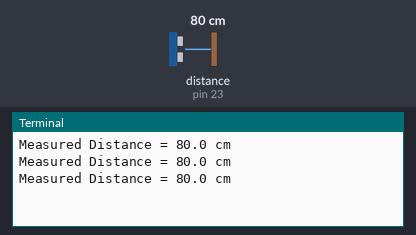
Simulated run of this program. Board: Raspberry Pi (header pin numbers). Shown: the last lines printed to the terminal. The test bench sets the inputs (shaded band); at power-on: distance to the obstacle (sensor on pin 23) 80 cm. The echo pulse lasts 58.3 µs per cm; the clock reads 2024-03-15 10:24:30 at power-on unless the program sets it.

Above: at 1.2 s.
1.3 s: distance to the obstacle (sensor on pin 23) set to 2 cm
At 1.9 s:
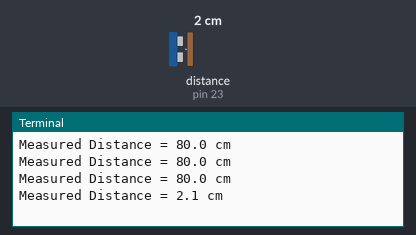
2.8 s: distance to the obstacle (sensor on pin 23) set to 4 cm
At 3.4 s:
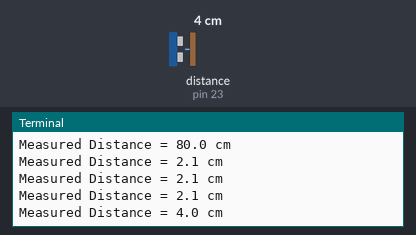
Timing chart, 0 to 5.8 s (numbered marks = the images above; inputs shaded):
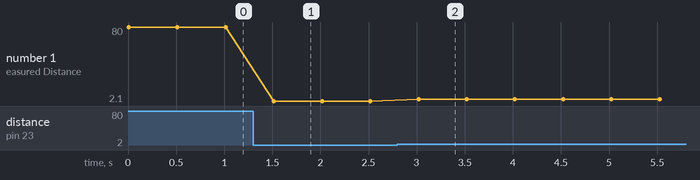

Measured:
- after the input at 1.3 s, the terminal: prints a new line after 0.22 s (image 1)
- after the input at 2.8 s, the terminal: prints a new line after 0.22 s (image 2)
- plotted number 1: 80 → 2.1 after the input at 1.3 s, 2.1 → 4 after the input at 2.8 s

The program:

ultrasonic.py
```python
import RPi.GPIO as GPIO
import time
#GPIO Mode (BOARD / BCM)
GPIO.setmode(GPIO.BOARD)
#set GPIO Pins
GPIO_TRIGGER = 21
GPIO_ECHO = 23
#set GPIO direction (IN / OUT)
GPIO.setup(GPIO_TRIGGER, GPIO.OUT)
GPIO.setup(GPIO_ECHO, GPIO.IN)

def distance():
    GPIO.output(GPIO_TRIGGER, True)
    # set Trigger after 0.01ms to LOW
    time.sleep(0.00001)
    GPIO.output(GPIO_TRIGGER, False)
    StartTime = time.time()
    StopTime = time.time()
    while GPIO.input(GPIO_ECHO) == 0:
        StartTime = time.time()
    while GPIO.input(GPIO_ECHO) == 1:
        StopTime = time.time()
    TimeElapsed = StopTime - StartTime
    # multiply with the sonic speed (34300 cm/s)
    distance = (TimeElapsed * 34300) / 2
    return distance

try:
    while True:
        dist = distance()
        print ("Measured Distance = %.1f cm" % dist)
        time.sleep(0.5)
    # Reset by pressing CTRL + C
except KeyboardInterrupt:
    print("Measurement stopped by User")
    GPIO.cleanup()
```
